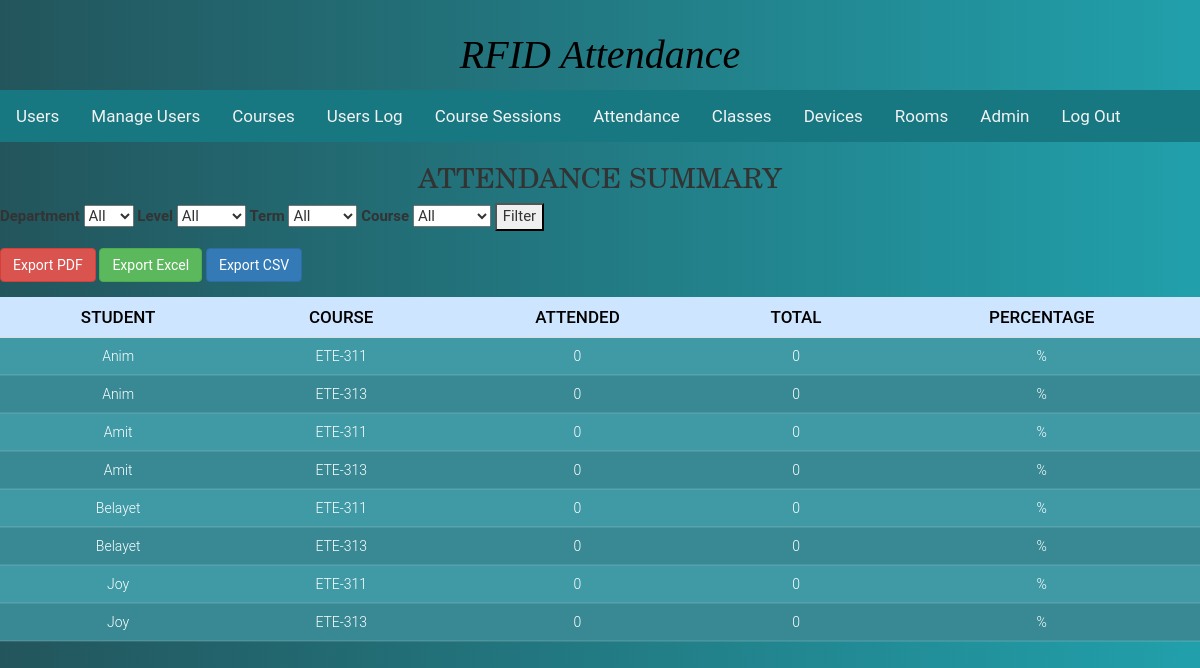
The page /attendance_summary.php (signed in) on the database its author committed.
### tables this page shows
CREATE TABLE `students` (
  `student_id` int(11) NOT NULL,
  `legacy_user_id` int(11) DEFAULT NULL,
  `name` varchar(100) NOT NULL,
  `roll_no` varchar(50) DEFAULT NULL,
  `gender` varchar(10) DEFAULT NULL,
  `department_id` int(11) NOT NULL,
  `batch` varchar(20) NOT NULL,
  `level` int(11) NOT NULL,
  `term` int(11) NOT NULL,
  `status` enum('active','inactive') DEFAULT 'active',
  `created_at` date NOT NULL DEFAULT curdate()
);

CREATE TABLE `courses` (
  `course_id` int(11) NOT NULL,
  `course_code` varchar(20) NOT NULL,
  `course_name` varchar(100) NOT NULL,
  `credit` decimal(3,2) NOT NULL,
  `department_id` int(11) NOT NULL,
  `level` int(11) NOT NULL,
  `term` int(11) NOT NULL
);

### attendance_summary.php (the view, shortened to what this page needs)
<?php
require 'connectDB.php';
?>
<!DOCTYPE html>
<html>
<head>
    <link rel="stylesheet" href="css/Users.css">
</head>
<body>
<?php include 'header.php'; ?>
<main>
<h1 class="slideInDown animated">Attendance Summary</h1>
<div class="form-style-5">
<form method="GET">
<label>Department</label>
<select name="department_id">
<option value="">All</option>
</select>
<label>Level</label>
<select name="level">
<option value="">All</option>
</select>
<label>Term</label>
<select name="term">
<option value="">All</option>
</select>
<label>Course</label>
<select name="course_id">
<option value="">All</option>
</select>
<button type="submit">Filter</button>
</form>
</div>
<div style="margin:15px 0;">
<?php $qs = http_build_query($_GET); ?>
<a href="export_attendance_pdf.php?<?= $qs ?>" target="_blank" class="btn btn-danger">
Export PDF
</a>
<a href="export_attendance_excel.php?<?= $qs ?>" class="btn btn-success">
Export Excel
</a>
<a href="export_attendance_csv.php?<?= $qs ?>" class="btn btn-primary">
Export CSV
</a>
</div>
<div class="table-responsive">
<table class="table">
<thead class="table-primary">
<tr>
<th>Student</th>
<th>Course</th>
<th>Attended</th>
<th>Total</th>
<th>Percentage</th>
</tr>
</thead>
<tbody class="table-secondary">
<?php
$sql = "
SELECT *
FROM attendance_summary v
JOIN students s ON s.student_id = v.student_id
JOIN courses c ON c.course_id = v.course_id
WHERE 1=1
";
$sql .= " ORDER BY s.roll_no, c.course_code";
$stmt = $conn->prepare($sql);
$stmt->execute();
$res = $stmt->get_result();
while ($row = $res->fetch_assoc()):
?>
<tr>
<td><?= htmlspecialchars($row['name']) ?></td>
<td><?= $row['course_code'] ?></td>
<td><?= $row['attended'] ?></td>
<td><?= $row['total_sessions'] ?></td>
<td><?= $row['percentage'] ?>%</td>
</tr>
<?php endwhile; ?>
</tbody>
</table>
</div>
</main>
</body>
</html>

### css/Users.css (style rules this page uses)
h1 { font-size: 28px !important; color: #000; text-transform: uppercase; font-weight: 300; font-family: New Century Schoolbook, TeX Gyre Schola, serif !important; text-align: center; margin-bottom: 15px; }
th { padding: 15px; text-align: center !important; font-weight: 500; font-size: 17px; color: #000; text-transform: uppercase; border: none !important; background-color: rgba(255,255,255,0.3) !important; }
td { padding: 15px; text-align: center; font-weight: 300; font-size: 14px; color: #fff; border-bottom: solid 2px rgba(255,255,255,0.1); }
.slideInDown { animation-name: slideInDown; }
.animated { animation-duration: 1s; animation-fill-mode: both; }

### css/header.css (style rules this page uses)
* { text-decoration: none; box-sizing: border-box; }
body { background: -webkit-linear-gradient(left, #0e251f, #21a0ab); background: linear-gradient(to right, #23555c, #21a0ab); font-family: 'Roboto', sans-serif; margin: 0; font-size: 15px; }
header, main { width: 100%; display: block; margin: 0 auto; }
tbody tr:nth-child(even) { background-color: #388994; }
tbody tr:nth-child(odd) { background-color: #3f9aa6; }

### rows shown on the page
students: name "Anim", courses.course_code "ETE-311", attended "0", total_sessions "0", courses.course_code "ETE-313"
students: name "Amit", courses.course_code "ETE-311", attended "0", total_sessions "0", courses.course_code "ETE-313"
students: name "Belayet", courses.course_code "ETE-311", attended "0", total_sessions "0", courses.course_code "ETE-313"
students: name "Joy", courses.course_code "ETE-311", attended "0", total_sessions "0", courses.course_code "ETE-313"

### other values the page prints
$_SESSION['Admin-name'] "Admin"
